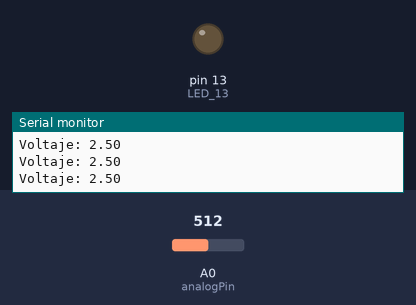
Recording of a sketch running on a simulated Arduino Uno, built with avr-gcc and run on an emulated ATmega328P. Shown: output pins drawn as LEDs (lit = HIGH), the last lines printed to the serial monitor. The inputs (shaded band) are chosen by the test bench; at power-on: A0 (analogPin) = 512.

Above: at 1.2 s.
1.3 s: A0 (analogPin) set to 597
2.8 s: A0 (analogPin) set to 622
At 4.0 s:
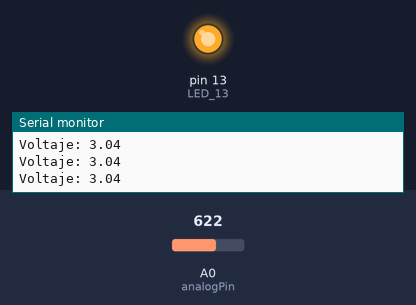
4.3 s: A0 (analogPin) set to 511
At 5.3 s:
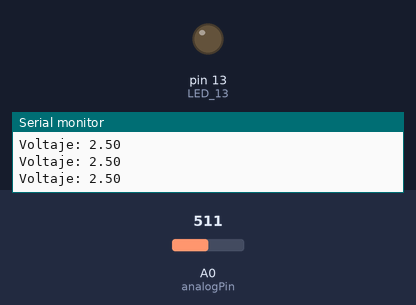
5.8 s: A0 (analogPin) set to 716
At 7.0 s:
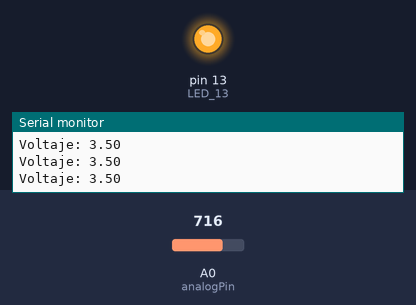
Timing chart, 0 to 8.8 s (numbered marks = the images above; inputs shaded):
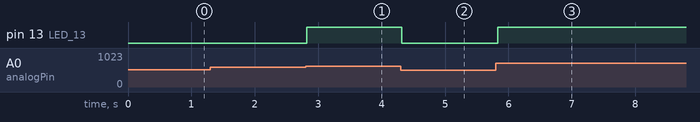

The sketch:

sim1.ino
```cpp
int analogPin = A0;
float val = 0;
int LED_13 = 13;

void setup()
{
  Serial.begin(9600);
  pinMode(LED_13, OUTPUT);
}

void loop()
{
  val = analogRead(analogPin);
  Serial.print("Voltaje: ");
  val = val*5/1023;
  Serial.println(val);

  if(val >= 3){
    digitalWrite(LED_13, HIGH);
  }else{
    digitalWrite(LED_13, LOW);
  }
}
```

Measured:
- the behaviour switches between 613 and 614 on A0 (analogPin) (found by bisection; images 0 and 1)
- after the input at 2.8 s, pin 13 (LED_13): LOW → HIGH at once
- after the input at 4.3 s, pin 13 (LED_13): HIGH → LOW at once
- after the input at 5.8 s, pin 13 (LED_13): LOW → HIGH at once
